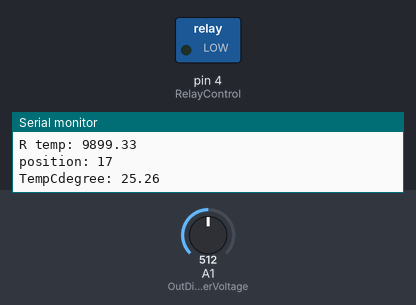
Simulated run of this sketch. Board: Arduino Nano, built with avr-gcc and run on an emulated ATmega328P. Parts: switched loads named in the sketch (green lamp = pin HIGH), the last lines printed to the serial monitor. The inputs (shaded band) are chosen by the test bench; at power-on: A1 (OutDividerVoltage) = 512.

Above: at 1.2 s.
1.3 s: A1 (OutDividerVoltage) set to 1012
4.2 s: A1 (OutDividerVoltage) set to 1023
At 7.5 s:
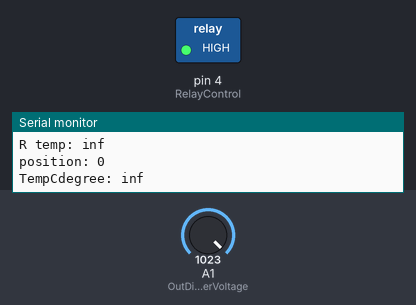
Timing chart, 0 to 9.0 s (numbered marks = the images above; inputs shaded):
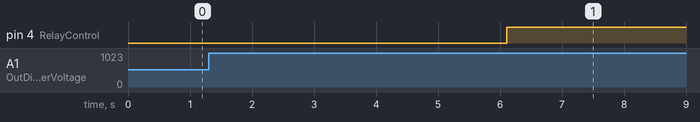

Measured:
- the behaviour switches between 1022 and 1023 on A1 (OutDividerVoltage) (found by bisection; images 0 and 1)
- after the input at 4.2 s, pin 4 (RelayControl): LOW → HIGH after 1.9 s

The sketch:

vaz2107temp.ino
```cpp
#include <math.h>
// number of items in an array, lenght of array in arduino
#define NUMITEMS(arg) ((unsigned int) (sizeof (arg) / sizeof (arg [0])))
// temperature table from datasheet for Epcos B57861-S 103-F40, 10 кОм, 1%, NTC thermistor
float RtableMassiv[] = {963000,670100,471700,336500,242600,177000,130400,97070,72930,55330,42320,32650,25390,19900,15710,12490,10000,8057,6531,5327,4369,3603,2986,2488,2083,1752,1481,1258,1072,917.7,788.5,680,588.6,511.2,445.4,389.3,341.7,300.9,265.4,234.8,208.3,185.3,165.3};
float TempTableMassiv[] = {-55,-50,-45,-40,-35,-30,-25,-20,-15,-10,-5,0,5,10,15,20,25,30,35,40,45,50,55,60,65,70,75,80,85,90,95,100,105,110,115,120,125,130,135,140,145,150,155};
//voltage Vout on resistive voltage divider
float u = 0;
float Rtemp = 0;
float temp = 0;

// statistics for operations
struct Params {
 float TempMassiv[10] = {0,0,0,0,0,0,0,0,0,0};
 int Relay = 0;
 };

Params MyParams;
Params* MyParamsPointer = &MyParams;

// use 2 pins on my arduino nano v3
int RelayControl = 4; //4 pin = D4 relay control, engine cooling fan on/off
int OutDividerVoltage = 15; //15 pin = A1 reading voltage

void setup() {
  // put your setup code here, to run once:
Serial.begin(19200); //serial port for debugging
pinMode(RelayControl, OUTPUT);
}

void loop() {
  for (unsigned int j = 0; j < 10; j++)
  {
    float AvgTempCooler10 = 0;
    Serial.print("temp massiv: ");
    for (int i = 0 ; i < 10; i++)
    {
      AvgTempCooler10 = AvgTempCooler10 + (*MyParamsPointer).TempMassiv[i];

        Serial.print((*MyParamsPointer).TempMassiv[i]);Serial.print(" ");
    }
    Serial.println(" ");
    Serial.print("Relay state: ");
    Serial.println((*MyParamsPointer).Relay);
    AvgTempCooler10 = AvgTempCooler10 / 10;
    if ( (*MyParamsPointer).Relay == 1 || AvgTempCooler10 > 87 ) // engine cooling fan on
    {
      digitalWrite(RelayControl, 1);
      MyParamsPointer -> Relay = 1;
    }
      else
    {
      digitalWrite(RelayControl, 0);
    }
    if ( (*MyParamsPointer).Relay == 1 && AvgTempCooler10 < 81 ) //engine cooling fan off
    {
      digitalWrite(RelayControl, 0);
      MyParamsPointer -> Relay = 0;
    }
    int massivpoint = 0;
    float massivsrednee = 0;

        for (int i = 0; i<100; i++)
        {
          massivsrednee = massivsrednee + analogRead( OutDividerVoltage ); //15 pin = A1 reading voltage
          delay(5);
        }
        float u = ((massivsrednee/100) * 5.0) / 1023;
        Serial.print("u: ");
        Serial.println(u);
        float Rtemp = (u * 9880)/(5.0 - u);
        Serial.print("R temp: ");
        Serial.println(Rtemp);
        for (unsigned int i = 0; i<NUMITEMS (RtableMassiv); i++)
        {
          if (Rtemp > RtableMassiv[i])
          {
            massivpoint = i;
            break;
          }
        }
          Serial.print("position: ");
        Serial.println(massivpoint);
        float TempCdegree = TempTableMassiv[massivpoint-1] + (Rtemp - RtableMassiv[massivpoint-1])/((RtableMassiv[massivpoint] - RtableMassiv[massivpoint-1])/5);
        Serial.print("TempCdegree: ");
        Serial.println(TempCdegree);
        MyParamsPointer -> TempMassiv[j]=TempCdegree;
        delay(1000);
  }
}

/*
************************************
*****TEMP TABLE*********************
    Rt/R25  a (%/K)
-55 96,3    7.4 963000
-50 67,01   7.2 670100
-45 47,17   6.9 471700
-40 33,65   6.7 336500
-35 24,26   6.4 242600
-30 17,7    6.2 177000
-25 13,04   6.0 130400
-20 9,707   5.8 97070
-15 7,293   5.6 72930
-10 5,533   5.5 55330
-5  4,232   5.3 42320
0   3,265   5.1 32650
5   2,539   5.0 25390
10  1,99    4.8 19900
15  1,571   4.7 15710
20  1,249   4.5 12490
25  1       4.4 10000
30  0,8057  4.3 8057
35  0,6531  4.1 6531
40  0,5327  4.0 5327
45  0,4369  3.9 4369
50  0,3603  3.8 3603
55  0,2986  3.7 2986
60  0,2488  3.6 2488
65  0,2083  3.5 2083
70  0,1752  3.4 1752
75  0,1481  3.3 1481
80  0,1258  3.2 1258
85  0,1072  3.2 1072
90  0,09177 3.1 917,7
95  0,07885 3.0 788,5
100 0,068   2.9 680
105 0,05886 2.9 588,6
110 0,05112 2.8 511,2
115 0,04454 2.7 445,4
120 0,03893 2.6 389,3
125 0,03417 2.6 341,7
130 0,03009 2.5 300,9
135 0,02654 2.5 265,4
140 0,02348 2.4 234,8
145 0,02083 2.4 208,3
150 0,01853 2.3 185,3
155 0,01653 2.3 165,3
*/
```
